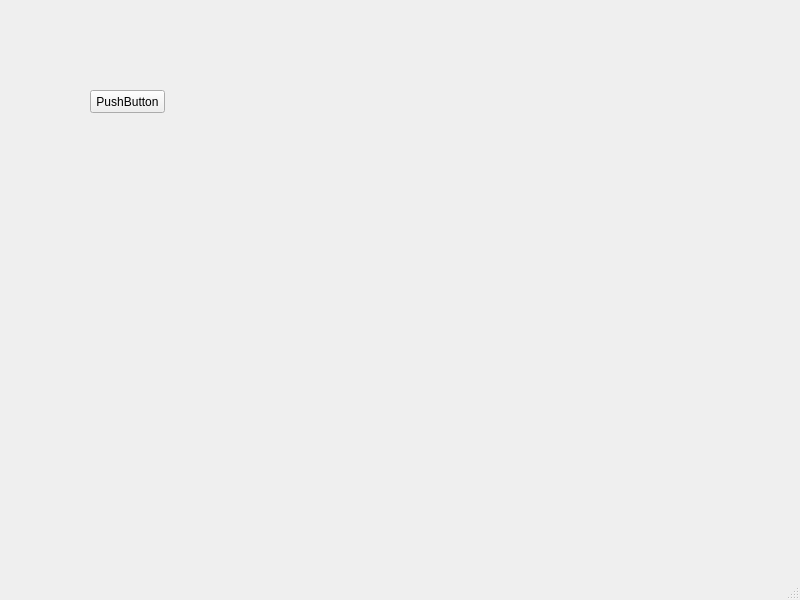
<?xml version="1.0" encoding="UTF-8"?>
<ui version="4.0">
 <class>MainWindow</class>
 <widget class="QMainWindow" name="MainWindow">
  <property name="geometry">
   <rect>
    <x>0</x>
    <y>0</y>
    <width>800</width>
    <height>600</height>
   </rect>
  </property>
  <property name="windowTitle">
   <string>MainWindow</string>
  </property>
  <widget class="QWidget" name="centralwidget">
   <widget class="QPushButton" name="pushButton1">
    <property name="geometry">
     <rect>
      <x>90</x>
      <y>90</y>
      <width>75</width>
      <height>23</height>
     </rect>
    </property>
    <property name="text">
     <string>PushButton</string>
    </property>
   </widget>
  </widget>
  <widget class="QMenuBar" name="menubar">
   <property name="geometry">
    <rect>
     <x>0</x>
     <y>0</y>
     <width>800</width>
     <height>21</height>
    </rect>
   </property>
  </widget>
  <widget class="QStatusBar" name="statusbar"/>
 </widget>
 <resources/>
 <connections/>
</ui>
